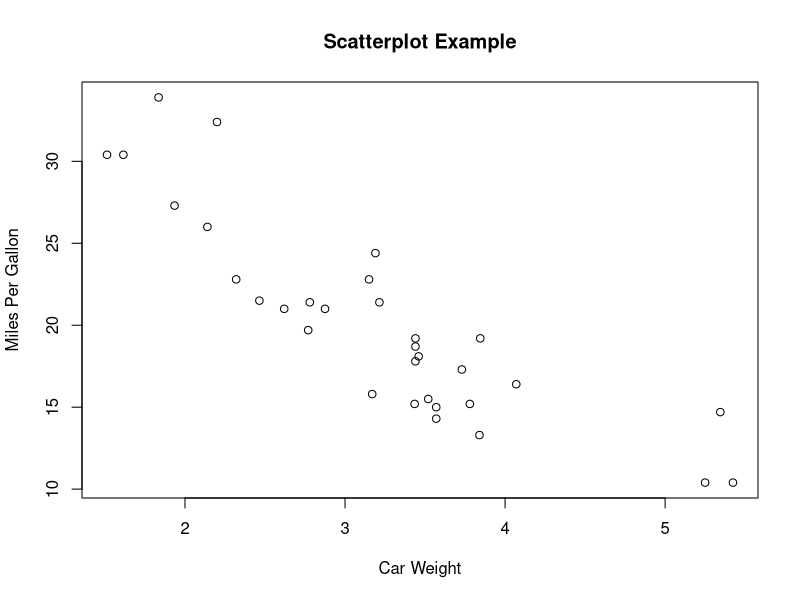

R code for this plot:
getwd()

mtcars
mpg <- mtcars$mpg
wt <- mtcars$wt
length(mpg)
length(wt)

?plot
plot(
  wt, 
  mpg,
  ylab = "Miles Per Gallon",
  xlab = "Car Weight",
  main = "Scatterplot Example",
  pch = 1)
